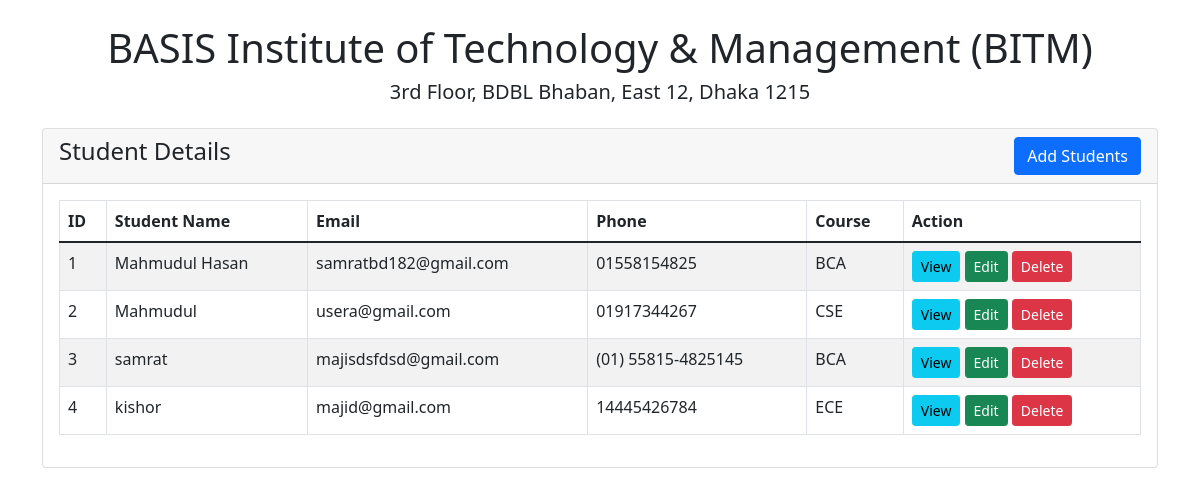
The page / on the database its author committed.
### tables this page shows
CREATE TABLE `students` (
  `id` int(11) NOT NULL,
  `name` varchar(191) NOT NULL,
  `email` varchar(191) NOT NULL,
  `phone` varchar(191) NOT NULL,
  `course` varchar(191) NOT NULL
);

### index.php (the view, shortened to what this page needs)
<?php
  require 'dbcon.php';
?>
<?php include('includes/header.php'); ?>
<div class="container mt-4">
  <h1 align="center">BASIS Institute of Technology & Management (BITM)</h1>
  <h5 align="center">3rd Floor, BDBL Bhaban, East 12, Dhaka 1215</h5>
</div>
    <div class="container mt-4">
      <div class="row">
        <div class="col-md-12">
          <div class="card">
            <div class="card-header">
              <h4>Student Details
                <a href="student-create.php" class="btn btn-primary float-end">Add Students</a>
              </h4>
            </div>
            <div class="card-body">
              <table class="table table-bordered table-striped">
                <thead>
                  <tr>
                    <th>ID</th>
                    <th>Student Name</th>
                    <th>Email</th>
                    <th>Phone</th>
                    <th>Course</th>
                    <th>Action</th>
                  </tr>
                </thead>
                <tbody>
                  <?php
                    $query = "SELECT * FROM students";
                    $query_run = mysqli_query($con, $query);
                    if(mysqli_num_rows($query_run) > 0)
                    {
                      foreach($query_run as $student)
                      {
                        ?>
                          <tr>
                            <td><?= $student['id']; ?></td>
                            <td><?= $student['name']; ?></td>
                            <td><?= $student['email']; ?></td>
                            <td><?= $student['phone']; ?></td>
                            <td><?= $student['course']; ?></td>
                            <td>
                              <a href="student-view.php?id=<?= $student['id']; ?>" class="btn btn-info btn-sm">View</a>
                              <a href="student-edit.php?id=<?= $student['id']; ?>" class="btn btn-success btn-sm">Edit</a>
                              <form action="code.php" method="POST" class="d-inline">
                                <button type="submit" name="delete_student" value="<?= $student['id'];  ?>" class="btn btn-danger btn-sm">Delete</button>
                              </form>
                            </td>
                          </tr>
                        <?php
                      }
                    }
                    else
                    {
                      echo "<h5>No Recoed Found</h5>";
                    }
                  ?>
                </tbody>
              </table>
            </div>
          </div>
        </div>
      </div>
    </div>
    <?php include('includes/footer.php'); ?>

### includes/header.php (shortened to what this page needs)
<!doctype html>
<html lang="en">
  <head>
    <link href="https://cdn.jsdelivr.net/npm/bootstrap@5.1.3/dist/css/bootstrap.min.css" rel="stylesheet">
</head>
<body>

### includes/footer.php (shortened to what this page needs)
  </body>
</html>

### rows shown on the page
students: id "1", name "Mahmudul Hasan", email "samratbd182@gmail.com", phone "01558154825", course "BCA"
students: id "2", name "Mahmudul", email "usera@gmail.com", phone "01917344267", course "CSE"
students: id "3", name "samrat", email "majisdsfdsd@gmail.com", phone "(01) 55815-4825145", course "BCA"
students: id "4", name "kishor", email "majid@gmail.com", phone "14445426784", course "ECE"
